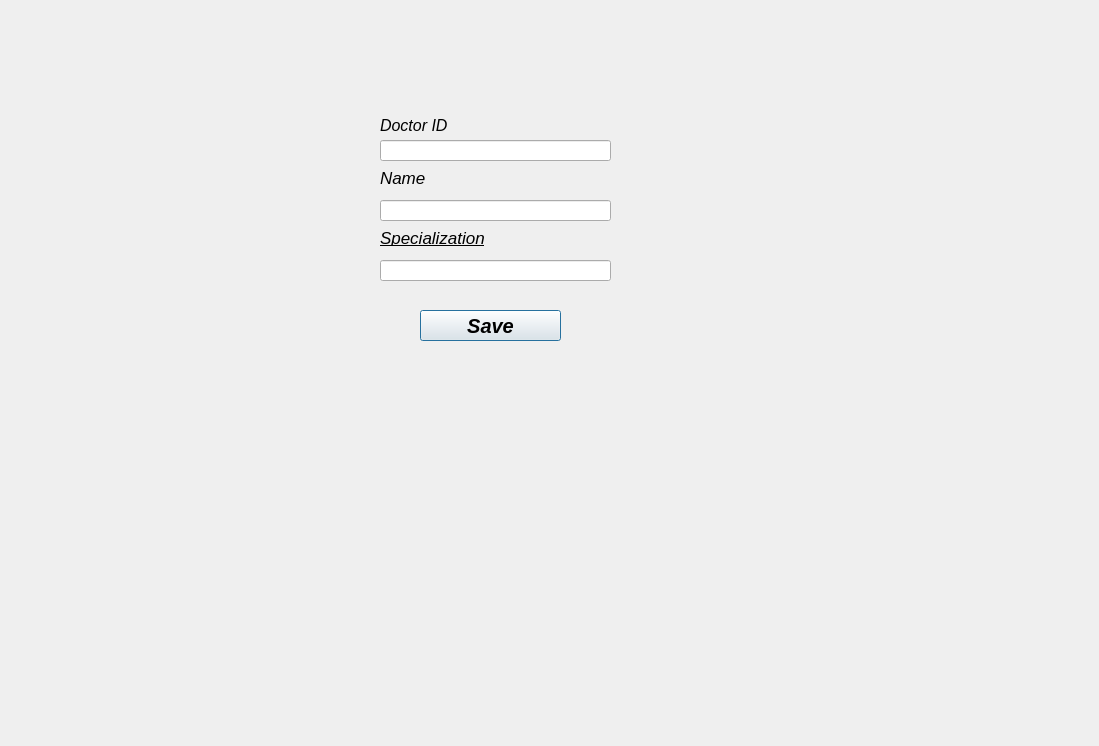
<?xml version="1.0" encoding="UTF-8"?>
<ui version="4.0">
 <class>Dialog</class>
 <widget class="QDialog" name="Dialog">
  <property name="geometry">
   <rect>
    <x>0</x>
    <y>0</y>
    <width>1099</width>
    <height>746</height>
   </rect>
  </property>
  <property name="cursor">
   <cursorShape>PointingHandCursor</cursorShape>
  </property>
  <property name="windowTitle">
   <string>Dialog</string>
  </property>
  <widget class="QLabel" name="label">
   <property name="geometry">
    <rect>
     <x>380</x>
     <y>115</y>
     <width>91</width>
     <height>21</height>
    </rect>
   </property>
   <property name="font">
    <font>
     <pointsize>12</pointsize>
     <italic>true</italic>
     <bold>false</bold>
     <strikeout>false</strikeout>
    </font>
   </property>
   <property name="text">
    <string>Doctor ID</string>
   </property>
  </widget>
  <widget class="QLineEdit" name="lineEdit_id">
   <property name="geometry">
    <rect>
     <x>380</x>
     <y>140</y>
     <width>231</width>
     <height>21</height>
    </rect>
   </property>
  </widget>
  <widget class="QLabel" name="label_2">
   <property name="geometry">
    <rect>
     <x>380</x>
     <y>170</y>
     <width>71</width>
     <height>16</height>
    </rect>
   </property>
   <property name="font">
    <font>
     <pointsize>13</pointsize>
     <italic>true</italic>
     <bold>false</bold>
    </font>
   </property>
   <property name="text">
    <string>Name</string>
   </property>
  </widget>
  <widget class="QLabel" name="label_3">
   <property name="geometry">
    <rect>
     <x>380</x>
     <y>230</y>
     <width>121</width>
     <height>16</height>
    </rect>
   </property>
   <property name="font">
    <font>
     <pointsize>13</pointsize>
     <italic>true</italic>
     <bold>false</bold>
     <underline>true</underline>
    </font>
   </property>
   <property name="text">
    <string>Specialization</string>
   </property>
  </widget>
  <widget class="QLineEdit" name="lineEdit_spec">
   <property name="geometry">
    <rect>
     <x>380</x>
     <y>260</y>
     <width>231</width>
     <height>21</height>
    </rect>
   </property>
  </widget>
  <widget class="QLineEdit" name="lineEdit_name">
   <property name="geometry">
    <rect>
     <x>380</x>
     <y>200</y>
     <width>231</width>
     <height>21</height>
    </rect>
   </property>
  </widget>
  <widget class="QPushButton" name="bin_save">
   <property name="geometry">
    <rect>
     <x>420</x>
     <y>310</y>
     <width>141</width>
     <height>31</height>
    </rect>
   </property>
   <property name="font">
    <font>
     <pointsize>15</pointsize>
     <italic>true</italic>
     <bold>true</bold>
    </font>
   </property>
   <property name="text">
    <string>Save</string>
   </property>
  </widget>
 </widget>
 <resources/>
 <connections/>
</ui>
